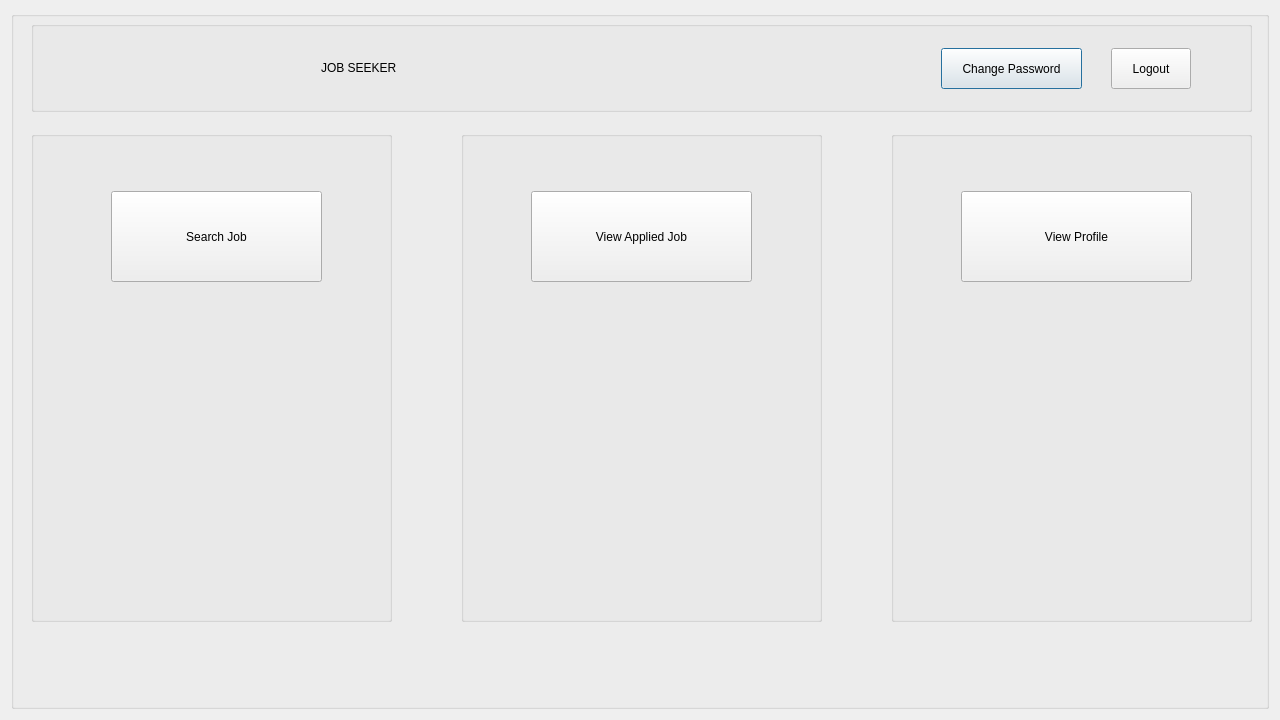
<?xml version="1.0" encoding="UTF-8"?>
<ui version="4.0">
 <class>Dialog</class>
 <widget class="QDialog" name="Dialog">
  <property name="geometry">
   <rect>
    <x>0</x>
    <y>0</y>
    <width>1280</width>
    <height>720</height>
   </rect>
  </property>
  <property name="windowTitle">
   <string>Dialog</string>
  </property>
  <layout class="QVBoxLayout" name="verticalLayout">
   <item>
    <widget class="QGroupBox" name="groupBox_a">
     <property name="title">
      <string/>
     </property>
     <widget class="QGroupBox" name="groupBox_2">
      <property name="geometry">
       <rect>
        <x>20</x>
        <y>10</y>
        <width>1221</width>
        <height>91</height>
       </rect>
      </property>
      <property name="title">
       <string/>
      </property>
      <widget class="QPushButton" name="pushButton_cp">
       <property name="geometry">
        <rect>
         <x>910</x>
         <y>27</y>
         <width>141</width>
         <height>41</height>
        </rect>
       </property>
       <property name="text">
        <string>Change Password</string>
       </property>
      </widget>
      <widget class="QPushButton" name="pushButton_logout">
       <property name="geometry">
        <rect>
         <x>1080</x>
         <y>27</y>
         <width>80</width>
         <height>41</height>
        </rect>
       </property>
       <property name="text">
        <string>Logout</string>
       </property>
      </widget>
      <widget class="QLabel" name="label_js">
       <property name="geometry">
        <rect>
         <x>290</x>
         <y>26</y>
         <width>331</width>
         <height>41</height>
        </rect>
       </property>
       <property name="text">
        <string>JOB SEEKER</string>
       </property>
      </widget>
      <widget class="QLabel" name="label_jhlogo">
       <property name="geometry">
        <rect>
         <x>150</x>
         <y>10</y>
         <width>111</width>
         <height>71</height>
        </rect>
       </property>
       <property name="text">
        <string/>
       </property>
      </widget>
      <widget class="QLabel" name="label_jhlogo_2">
       <property name="geometry">
        <rect>
         <x>90</x>
         <y>80</y>
         <width>111</width>
         <height>71</height>
        </rect>
       </property>
       <property name="text">
        <string/>
       </property>
      </widget>
     </widget>
     <widget class="QGroupBox" name="groupBox_sj">
      <property name="geometry">
       <rect>
        <x>20</x>
        <y>120</y>
        <width>361</width>
        <height>491</height>
       </rect>
      </property>
      <property name="title">
       <string/>
      </property>
      <widget class="QPushButton" name="pushButton_sj">
       <property name="geometry">
        <rect>
         <x>80</x>
         <y>60</y>
         <width>211</width>
         <height>91</height>
        </rect>
       </property>
       <property name="text">
        <string>Search Job</string>
       </property>
      </widget>
      <widget class="QLabel" name="label_sj">
       <property name="geometry">
        <rect>
         <x>16</x>
         <y>180</y>
         <width>331</width>
         <height>301</height>
        </rect>
       </property>
       <property name="text">
        <string/>
       </property>
      </widget>
     </widget>
     <widget class="QGroupBox" name="groupBox_aj">
      <property name="geometry">
       <rect>
        <x>450</x>
        <y>120</y>
        <width>361</width>
        <height>491</height>
       </rect>
      </property>
      <property name="title">
       <string/>
      </property>
      <widget class="QPushButton" name="pushButton_aj">
       <property name="geometry">
        <rect>
         <x>70</x>
         <y>60</y>
         <width>221</width>
         <height>91</height>
        </rect>
       </property>
       <property name="text">
        <string>View Applied Job</string>
       </property>
      </widget>
      <widget class="QLabel" name="label_aj">
       <property name="geometry">
        <rect>
         <x>16</x>
         <y>181</y>
         <width>331</width>
         <height>301</height>
        </rect>
       </property>
       <property name="text">
        <string/>
       </property>
      </widget>
     </widget>
     <widget class="QGroupBox" name="groupBox_vp">
      <property name="geometry">
       <rect>
        <x>880</x>
        <y>120</y>
        <width>361</width>
        <height>491</height>
       </rect>
      </property>
      <property name="title">
       <string/>
      </property>
      <widget class="QPushButton" name="pushButton_vp">
       <property name="geometry">
        <rect>
         <x>70</x>
         <y>60</y>
         <width>231</width>
         <height>91</height>
        </rect>
       </property>
       <property name="text">
        <string>View Profile</string>
       </property>
      </widget>
      <widget class="QLabel" name="label_vp">
       <property name="geometry">
        <rect>
         <x>10</x>
         <y>180</y>
         <width>341</width>
         <height>301</height>
        </rect>
       </property>
       <property name="text">
        <string/>
       </property>
      </widget>
     </widget>
    </widget>
   </item>
  </layout>
 </widget>
 <resources/>
 <connections/>
</ui>
